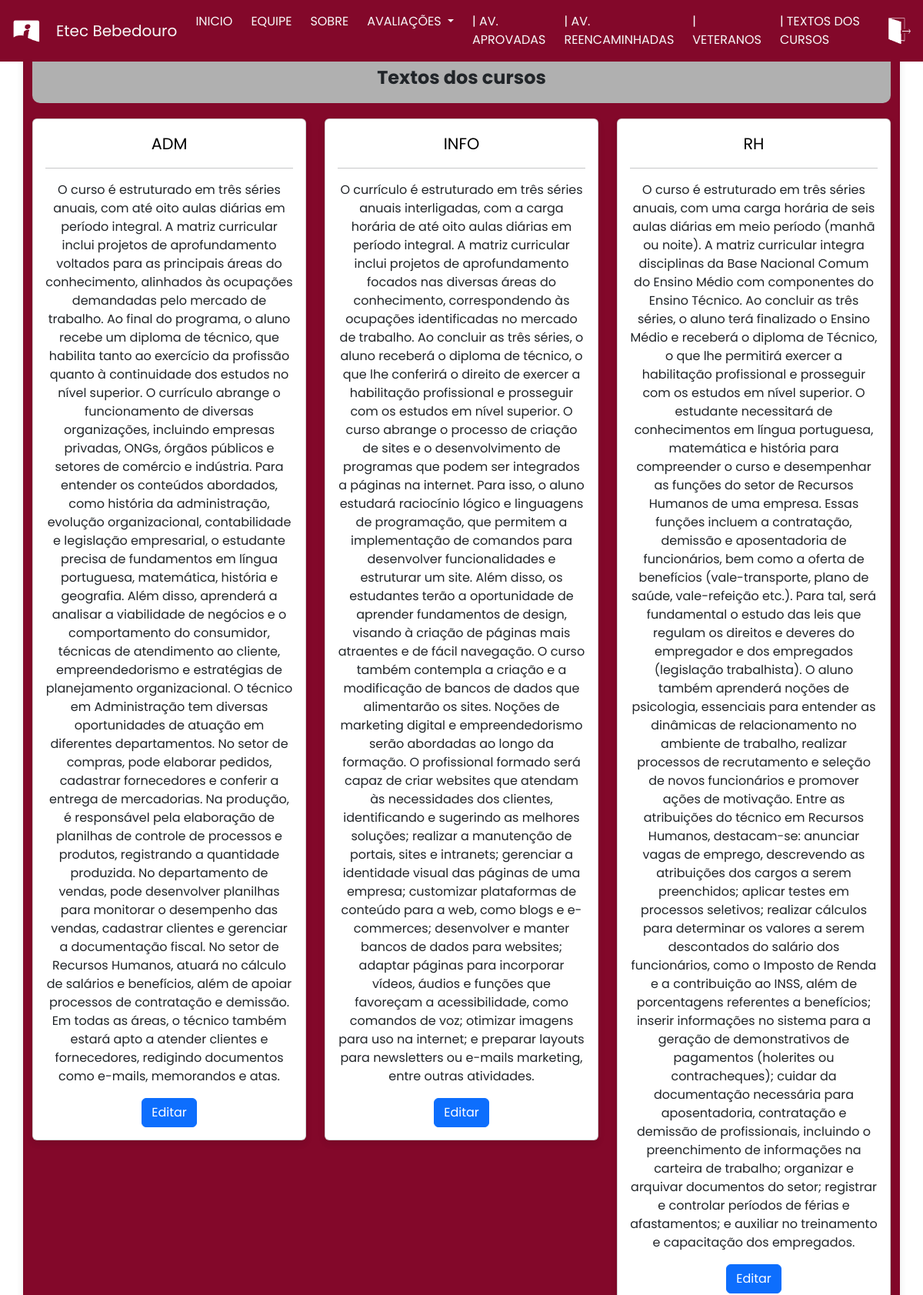
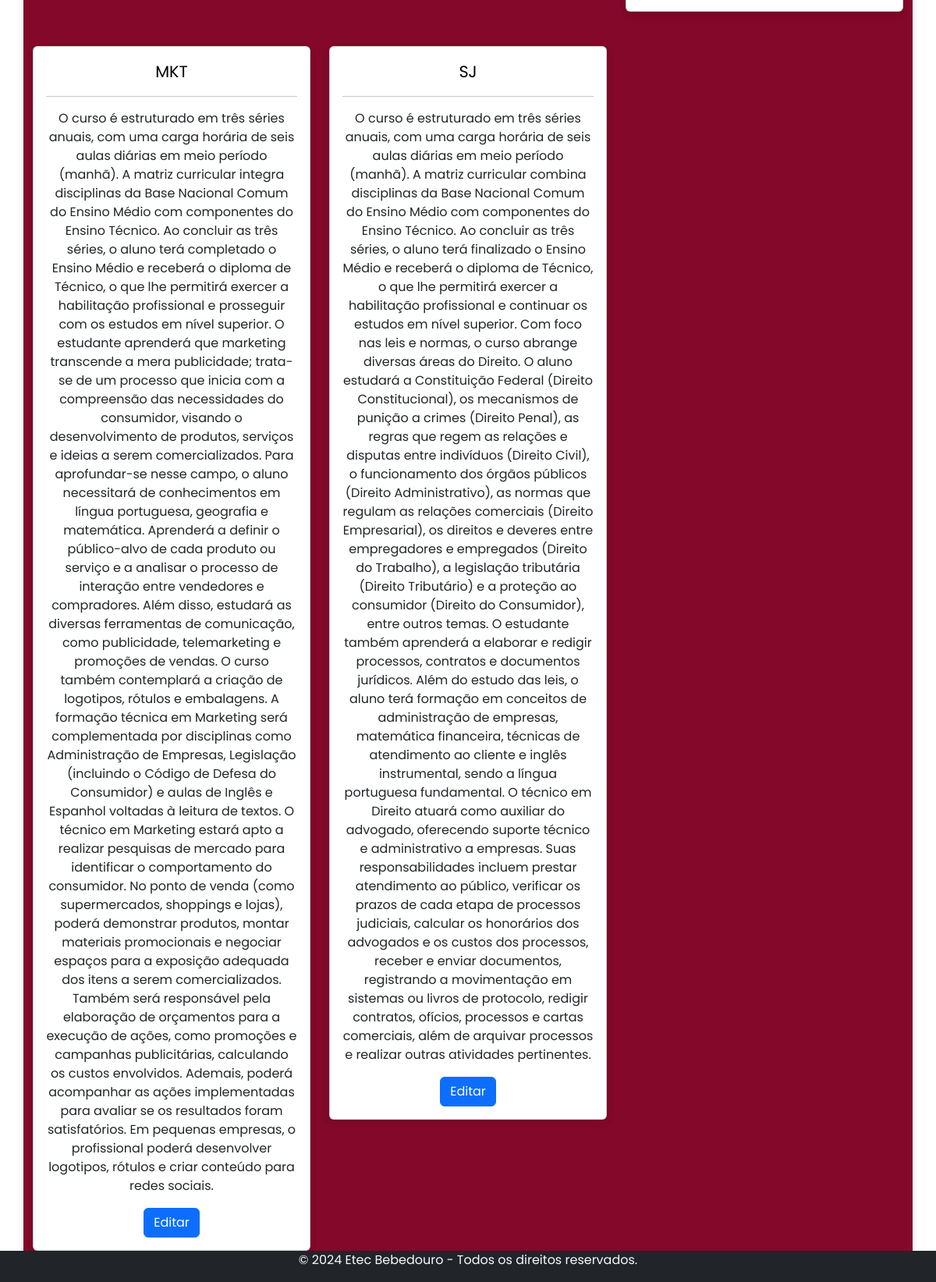
Screenshot of /Pages/ADM_CURSOS.php (signed in) with the database file from the repository (2 pictures, top to bottom).
### tables this page shows
CREATE TABLE tbcurso (
    texto TEXT NOT NULL,
    curso VARCHAR(4) NOT NULL,

    CONSTRAINT curso_check3 CHECK (curso IN ('INFO', 'ADM', 'RH', 'SJ', 'MKT'))
);

### Pages/ADM_CURSOS.php (the view, shortened to what this page needs)
<?php
    require "conexao.php";
?>
<!DOCTYPE html>
<html lang="pt-BR">
<head>
    <link rel="stylesheet" href="./Pages_CSS/AV.css">
    <link href="https://cdn.jsdelivr.net/npm/bootstrap@5.3.3/dist/css/bootstrap.min.css" rel="stylesheet">
</head>
<body>
    <nav class="navbar navbar-expand-lg fixed-top">
        <div class="container-fluid">
            <a class="navbar-brand" href="V_ADM.php">
                <img src="../images/logo3.png" width="45" height="45" alt="Logo">
            </a>
            <a class="navbar-brand text-light" href="V_ADM.php">Etec Bebedouro</a>
            <div class="text-light collapse navbar-collapse" id="navbarNavDropdown">
                <ul class="navbar-nav me-auto mb-2 mb-lg-0">
                    <li class="nav-item">
                        <a class="text-light nav-link active me-2" aria-current="page" href="V_ADM.php #im">INICIO</a>
                    </li>
                    <li class="nav-item">
                        <a class="text-light nav-link me-2" href="V_ADM.php #eq">EQUIPE</a>
                    </li>
                    <li class="nav-item">
                        <a class="text-light nav-link me-2" href="V_ADM.php #sb">SOBRE</a>
                    </li>
                    <li class="nav-item dropdown">
                        <a class="text-light nav-link dropdown-toggle me-2" href="#" role="button" data-bs-toggle="dropdown" aria-expanded="false">
                            AVALIAÇÕES
                        </a>
                    </li>
                    <li class="nav-item">
                        <a class="text-light nav-link me-2" href="ADM_CMTAP.php">| AV. APROVADAS</a>
                    </li>
                    <li class="nav-item">
                        <a class="text-light nav-link me-2" href="ADM_CMT.php">| AV. REENCAMINHADAS</a>
                    </li>
                    <li class="nav-item">
                        <a class="text-light nav-link me-2" href="ADM_VET.php">| VETERANOS</a>
                    </li>
                    <li class="nav-item">
                        <a class="text-light nav-link me-2" href="ADM_CURSOS.php">| TEXTOS DOS CURSOS</a>
                    </li>
                </ul>
                <a href="sair.php" class="ms-auto">
                    <img src="../images/sair.png" width="40" height="40" alt="Logo">
                </a>
            </div>
        </div>
    </nav>
    <div class="container mt-5 container-custom text-right">
        <section class="avaliacoes-header">
            <span>Textos dos cursos</span>
        </section>
<section class="row g-4">
    <?php
    $sql_curso = "SELECT * FROM tbcurso";
    $resultado_curso = mysqli_query($conexao, $sql_curso) or die(mysqli_error($conexao));
    while ($linha_curso = mysqli_fetch_assoc($resultado_curso)) {
        $texto = $linha_curso["texto"];
        $curso = $linha_curso["curso"];
        echo "<div class='col-md-4'>";
            echo "<div class='card text-center p-3'>";
                echo "<div class='stars'> $curso </div><hr>";
                echo "<div class='texto'>$texto</div>";
                echo "<div class='d-flex justify-content-around mt-3'>";
                    echo "<button class='btn btn-primary' data-bs-toggle='modal' data-bs-target='#editarModal$curso'>Editar</button>";
                echo "</div>";
            echo "</div>";
        echo "</div>";
    }
    ?>
</section>
    </div>
    <footer class="bg-dark text-light text-center  fixed-bottom">
        <p>&copy; 2024 Etec Bebedouro - Todos os direitos reservados.</p>
    </footer>
</body>
</html>

### Pages/Pages_CSS/AV.css (style rules this page uses)
* { font-family: "Poppins", sans-serif; box-sizing: border-box; }
body { background-color: #6e6e6e; font-family: 'Poppins', sans-serif; }
.avaliacoes-header { background-color: #b0b0b0; padding: 15px; border-radius: 10px; margin-bottom: 20px; text-align: center; }
.avaliacoes-header span { font-size: 1.5rem; font-weight: bold; }
.card { background-color: #ffffff; border-radius: 10px; margin-bottom: 20px; padding: 15px; box-shadow: 0 4px 8px rgba(0, 0, 0, 0.1); width: 100%; }
.stars { font-size: 1.3rem; color: black; }
.container { background-color: #83082A; padding: 30px; border-radius: 0% 0% 10px 10px; }
.container-custom { margin-left: 270px; padding: 20px; max-width: calc(100% - 270px); box-shadow: 0 0 10px rgba(0, 0, 0, 0.1); }
.navbar { background-color: #83082A; color: aliceblue; top: 0; left: 0; width: 100%; }

### rows the page displays
tbcurso: curso "ADM", texto "O curso é estruturado em três séries anuais, com até oito aulas diárias em período integral. A matriz curricular inclui projetos de aprofundamento voltados para as principais áreas do conhecimento, alinhados às ocupações demandadas pelo mercado de trabalho. Ao final do programa, o aluno recebe um diploma de técnico, que habilita tanto ao exercício da profissão quanto à continuidade dos estudos no nível superior. O currículo abrange o funcionamento de diversas organizações, incluindo empresas privadas, ONGs, órgãos públicos e setores de comércio e indústria. Para entender os conteúdos abordados, como história da administração, evolução organizacional, contabilidade e legislação empresarial,…"
tbcurso: curso "INFO", texto "O currículo é estruturado em três séries anuais interligadas, com a carga horária de até oito aulas diárias em período integral. A matriz curricular inclui projetos de aprofundamento focados nas diversas áreas do conhecimento, correspondendo às ocupações identificadas no mercado de trabalho. Ao concluir as três séries, o aluno receberá o diploma de técnico, o que lhe conferirá o direito de exercer a habilitação profissional e prosseguir com os estudos em nível superior. O curso abrange o processo de criação de sites e o desenvolvimento de programas que podem ser integrados a páginas na internet. Para isso, o aluno estudará raciocínio lógico e linguagens de programação, que permitem a…"
tbcurso: curso "RH", texto "O curso é estruturado em três séries anuais, com uma carga horária de seis aulas diárias em meio período (manhã ou noite). A matriz curricular integra disciplinas da Base Nacional Comum do Ensino Médio com componentes do Ensino Técnico. Ao concluir as três séries, o aluno terá finalizado o Ensino Médio e receberá o diploma de Técnico, o que lhe permitirá exercer a habilitação profissional e prosseguir com os estudos em nível superior. O estudante necessitará de conhecimentos em língua portuguesa, matemática e história para compreender o curso e desempenhar as funções do setor de Recursos Humanos de uma empresa. Essas funções incluem a contratação, demissão e aposentadoria de funcionários,…"
tbcurso: curso "MKT", texto "O curso é estruturado em três séries anuais, com uma carga horária de seis aulas diárias em meio período (manhã). A matriz curricular integra disciplinas da Base Nacional Comum do Ensino Médio com componentes do Ensino Técnico. Ao concluir as três séries, o aluno terá completado o Ensino Médio e receberá o diploma de Técnico, o que lhe permitirá exercer a habilitação profissional e prosseguir com os estudos em nível superior. O estudante aprenderá que marketing transcende a mera publicidade; trata-se de um processo que inicia com a compreensão das necessidades do consumidor, visando o desenvolvimento de produtos, serviços e ideias a serem comercializados. Para aprofundar-se nesse campo, o…"
tbcurso: curso "SJ", texto "O curso é estruturado em três séries anuais, com uma carga horária de seis aulas diárias em meio período (manhã). A matriz curricular combina disciplinas da Base Nacional Comum do Ensino Médio com componentes do Ensino Técnico. Ao concluir as três séries, o aluno terá finalizado o Ensino Médio e receberá o diploma de Técnico, o que lhe permitirá exercer a habilitação profissional e continuar os estudos em nível superior. Com foco nas leis e normas, o curso abrange diversas áreas do Direito. O aluno estudará a Constituição Federal (Direito Constitucional), os mecanismos de punição a crimes (Direito Penal), as regras que regem as relações e disputas entre indivíduos (Direito Civil), o…"
